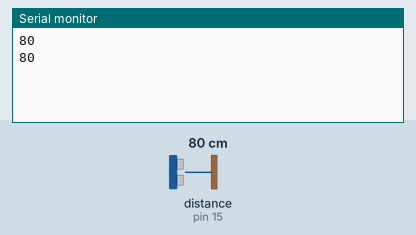
Recording of a sketch running on a simulated Arduino Uno, built with avr-gcc and run on an emulated ATmega328P. On the bench: the last lines printed to the serial monitor. Wiring (inferred from the names in the program): ultrasonic range finder: trigger pin 14; echo pin 15. The test bench sets the inputs (shaded band); at power-on: distance to the obstacle (sensor on pin 15) 80 cm. The echo pulse lasts 58.3 µs per cm.

Above: at 2.3 s.
2.4 s: distance to the obstacle (sensor on pin 15) set to 2 cm
At 4.0 s:
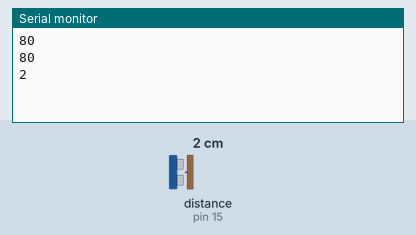
4.5 s: distance to the obstacle (sensor on pin 15) set to 4 cm
At 5.2 s:
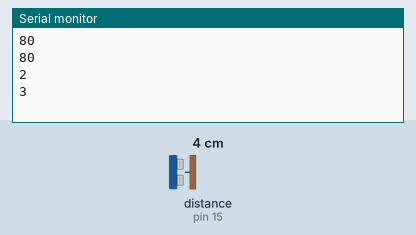
Timing chart, 0 to 7.5 s (numbered marks = the images above; inputs shaded):
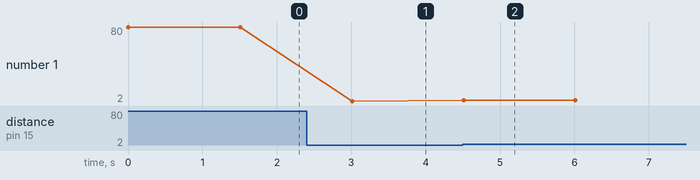

Measured:
- after the input at 2.4 s, the serial monitor: prints a new line after 0.61 s (image 1)
- after the input at 4.5 s, the serial monitor: prints a new line at once (image 2)
- plotted number 1: 80 → 2 after the input at 2.4 s, 2 → 3 after the input at 4.5 s

The sketch:

ultra_sonic_distance.ino
```cpp
/*
HC-SR04 Ultrasonic Module Distance Measuring
Working Voltage : 5V(DC)
Detection distance: 2cm--450cm
High precision: Up to 0.3cm
pinout: 1-VCC 2-trig(T) 3-echo(R) 4-GND

Время измерения (определено опытным путем):
максимум 240 мсек, если расстояние слишком велико (out of range)
минимум  1 мсек, если расстояние слишком мало
расстояние 1.5 м ~ 10 мсек
*/

/* эти пины останутся свободны после подключения Motor Shield */
/* пины для подключения HC-SR04 Ultrasonic Module Distance Measuring */
#define SONIC_PIN_TRIG 14 //13
#define SONIC_PIN_ECHO 15 //2
// Detection distance: 2cm--450cm
const int SONIC_DISTANCE_MAX = 450;
const int SONIC_DISTANCE_MIN = 2;

// Detection distance: 2cm--450cm
#define distanceMAX 450
#define distanceMIN 2

long duration, distance;

// для измерения промежутков времени
unsigned long time;


void setup() {
  Serial.begin(9600);
  pinMode(SONIC_PIN_TRIG, OUTPUT);
  pinMode(SONIC_PIN_ECHO, INPUT);
}

void diffTime(unsigned long time1)
{
  unsigned long opDuration;
  // сколько времени заняла вся операция
  opDuration = millis() - time1;
  Serial.print("opDuration ");
  Serial.print(opDuration);
  Serial.println("  milliseconds");
}

void loop() {
  //time = millis();
  distance = measureDistance();
  Serial.println(distance);
  //diffTime(time);
  delay(1500);
}


// Возвращает расстояние до препятствия в сантиметрах
int measureDistance()  {
  long duration;
  int  distance;
  /* Для запуска передатчика нужно подать на Trig сигнал, длительностью 10мкс.
   * Передатчик который посылает 8 коротких импульсов с частотой 40kHz.
   * Приемник получает отраженный сигнал и на входе Echo генерируется сигнал,
   * длительность которого равна времени прохождения звукового сигнала.
   */
  digitalWrite(SONIC_PIN_TRIG, LOW); // инициализация перед замером
  delayMicroseconds(5); // 3
  digitalWrite(SONIC_PIN_TRIG, HIGH);
  delayMicroseconds(12); // 10
  digitalWrite(SONIC_PIN_TRIG, LOW);

  duration = pulseIn(SONIC_PIN_ECHO, HIGH);
  // Скорость звука 340 м/с или 29 микросекунд на сантиметр.
  // Звук идет вперед и возвращается назад, таким образом время нужно делить на два
  distance = duration / 58; // = microseconds / 29 / 2

  if (distance < SONIC_DISTANCE_MIN )  // out of range
    return SONIC_DISTANCE_MIN;
  if (distance > SONIC_DISTANCE_MAX )  // out of range
    return SONIC_DISTANCE_MAX;

  return distance;
}
```
